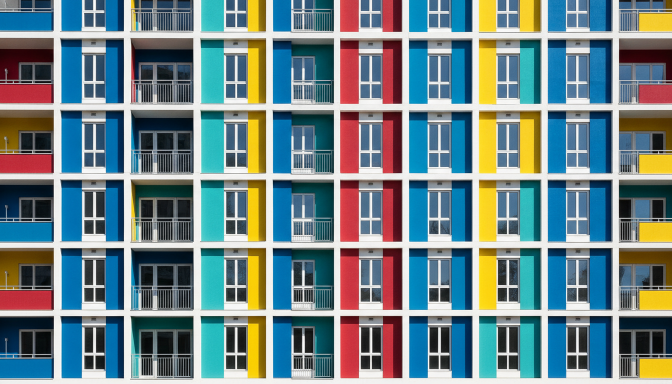
#> input picture demo_images/stmap_demos/arch_base.png, 1344 x 768 px, found by its file name (shown at 1/2 size)
$ python stmap_demos.py
#> lines starting #> are read from the running program, lines starting #| are printed output that depends on the picture; after the words box and inside, x2 and y2 are one past the last pixel; in counts of white or black regions, pixels touching at a corner belong together
"""ST-map generator demos for the flame-pixel-expression library.

For each stmap_generators setup: build the UV map with the setup's exact GLSL math
(bottom-up y, centre = image middle, per the node), then apply it the way Flame's
STMap node would (bilinear resample of the source at (U*W, V*H)). CoC tools use the
AOV EXR's real depth pass. Outputs land in demo_images/stmap_demos/.
Note: heat_haze/glitch use an equivalent (not bit-identical) value-noise/hash — the
GLSL hash constants differ, the structure (lattice, octaves, ranges) matches.
"""
import os
import numpy as np
import OpenEXR
from PIL import Image, ImageDraw, ImageFont

SCRATCH = ("/private/tmp/claude-509/-Volumes-Flame-Archive-AI-Projects-claude-projects-"
           "flame-flame-pixel-expression/3cdbe482-5db9-40b4-997e-c0b7e1ab9faa/scratchpad")
OUT = "demo_images/stmap_demos"
os.makedirs(OUT, exist_ok=True)

# ---- source image, bottom-up orientation (y = 0 at the bottom, like the node) ----
photo = np.asarray(Image.open(f"{SCRATCH}/arch_base.png").convert("RGB")).astype(np.float64) / 255.0
photo = photo[::-1]
H, W = photo.shape[:2]
#> H = 768; W = 1344
ys, xs = np.mgrid[0:H, 0:W].astype(np.float64)
CX, CY = W / 2.0, H / 2.0          # centre defaults to the image middle (PR245)
#> CX = 672; CY = 384

def save(name, img_bu):
    Image.fromarray((np.clip(img_bu[::-1], 0, 1) * 255).astype(np.uint8)).save(f"{OUT}/{name}.png")

def warp(src, U, V):
    """Flame STMap: sample src at (U,V) in 0..1, bilinear, clamped borders."""
    sh, sw = src.shape[:2]
    px = np.clip(U * sw - 0.5, 0, sw - 1.001)
    py = np.clip(V * sh - 0.5, 0, sh - 1.001)
    x0 = np.floor(px).astype(int); y0 = np.floor(py).astype(int)
    fx = (px - x0)[..., None]; fy = (py - y0)[..., None]
    c00 = src[y0, x0]; c10 = src[y0, x0 + 1]; c01 = src[y0 + 1, x0]; c11 = src[y0 + 1, x0 + 1]
    return (c00 * (1 - fx) + c10 * fx) * (1 - fy) + (c01 * (1 - fx) + c11 * fx) * fy

def map_img(U, V, B=None):
    return np.stack([U, V, B if B is not None else np.zeros_like(U)], -1)

results = {}   # name -> (map image, result image)

# ---- uv_test_chart (gridN 10, lineW 0.002) — the library's own test source --------
uvx, uvy = (xs + 0.5) / W, (ys + 0.5) / H
grid = np.clip((np.modf(uvx * 10.0)[0] > 0.97) + (np.modf(uvy * 10.0)[0] > 0.97), 0, 1)
chart = np.stack([uvx, uvy, np.full_like(uvx, 0.5)], -1)
chart = chart * (1 - grid[..., None]) + grid[..., None]
cross = np.clip((np.abs(uvx - 0.5) < 0.002) + (np.abs(uvy - 0.5) < 0.002), 0, 1)
chart = chart * (1 - cross[..., None]) + cross[..., None] * np.array([1.0, 0.2, 0.2])
save("uv_test_chart", chart)

# ---- stmap (identity) -------------------------------------------------------------
U, V = (xs + 0.5) / W, (ys + 0.5) / H
results["stmap (identity)"] = (map_img(U, V), warp(photo, U, V))
#> in map_img, `return np.stack([U, V, B if B is not None else np.zeros_like(U)], -1)`:
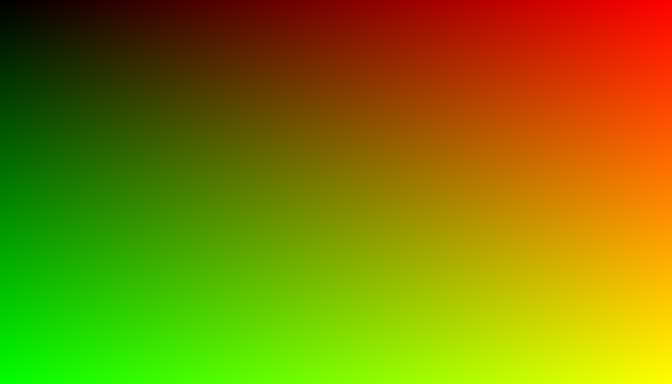
#> returned value: shape (768, 1344, 3) float64 (shown at 1/2 size); mean of channels 0, 1, 2 0.5, 0.5, 0; drawn as R, G, B
#> in warp, `sh, sw = src.shape[:2]`: sh = 768; sw = 1344
#> in warp, `y0 = np.floor(py).astype(int)`:
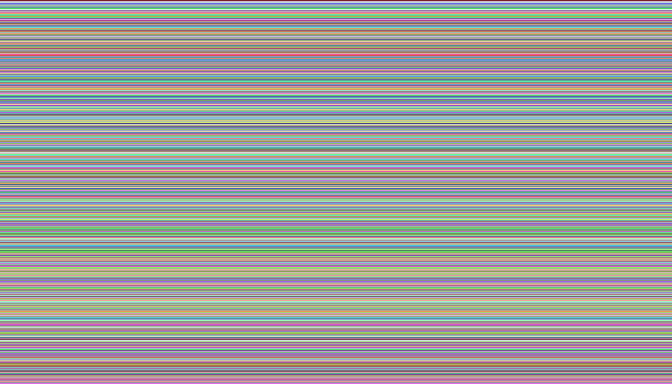
#> y0: shape (768, 1344) int64 (shown at 1/2 size); 767 distinct labels, from 0 to 766; one colour per label, 0 black
#> in warp, `fy = (py - y0)[..., None]`:
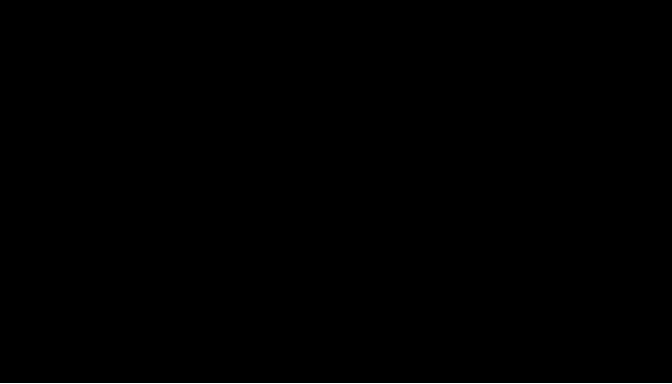
#> fy: shape (768, 1344, 1) float64 (shown at 1/2 size); values 0 (black) and 0.999 (white), 0.13% white in thin lines or dots, all inside (x1, y1, x2, y2) = (0, 767, 1344, 768)

# ---- polar_to_cartesian (twist 0, zoom 1) -----------------------------------------
nx = ((xs + 0.5 - CX) / W) * 2.0
ny = ((ys + 0.5 - CY) / H) * 2.0 * (H / W)
U = np.modf((np.arctan2(ny, nx)) / (2 * np.pi) + 1.0)[0]
V = np.clip(np.hypot(nx, ny) / 1.0, 0, 1)
results["polar_to_cartesian"] = (map_img(U, V), warp(photo, U, V))

# ---- kaleidoscope_map (segments 6, rot 0) -----------------------------------------
nx = (xs + 0.5 - CX) / W
ny = ((ys + 0.5 - CY) / H) * (H / W)
rad = np.hypot(nx, ny)
seg = 6.0
fa = np.abs(np.mod(np.arctan2(ny, nx), 2 * np.pi / seg) - np.pi / seg)
U = CX / W + np.cos(fa) * rad
V = CY / H + np.sin(fa) * rad * (W / H)
results["kaleidoscope_map (segments 6)"] = (map_img(U, V), warp(photo, U, V))
#> in warp (call 3), `py = np.clip(V * sh - 0.5, 0, sh - 1.001)`:
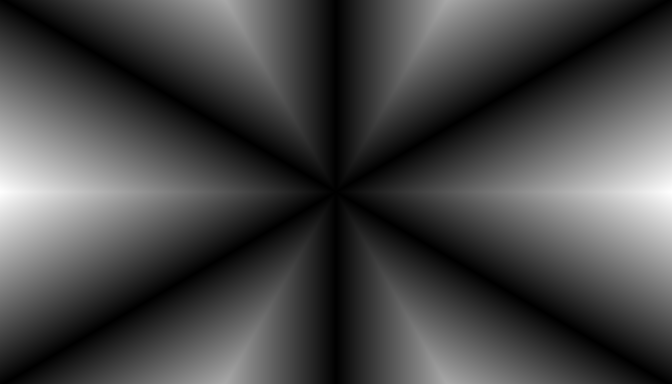
#> py: shape (768, 1344) float64 (shown at 1/2 size); min 383.5, max 718.8, mean 476.7; drawn with min black and max white
#> in warp (call 3), `fy = (py - y0)[..., None]`:
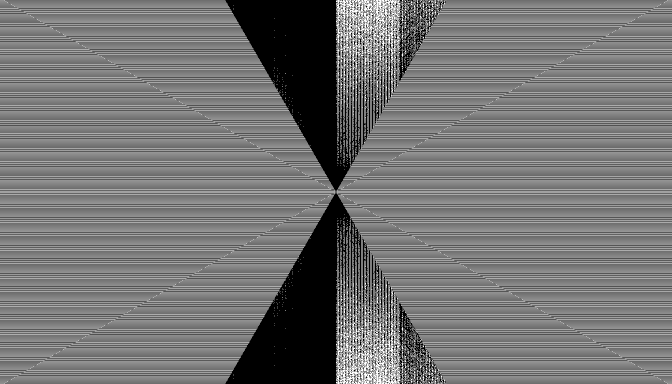
#> fy: shape (768, 1344, 1) float64 (shown at 1/2 size); min 0, max 1, mean 0.456
#> in warp (call 3), `return (c00 * (1 - fx) + c10 * fx) * (1 - fy) + (c01 * (1 - fx) + c11 ..`:
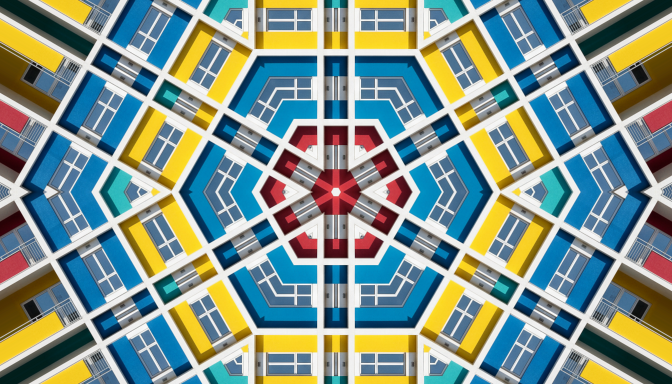
#> returned value: shape (768, 1344, 3) float64 (shown at 1/2 size); mean of channels 0, 1, 2 0.506, 0.579, 0.546; drawn as R, G, B
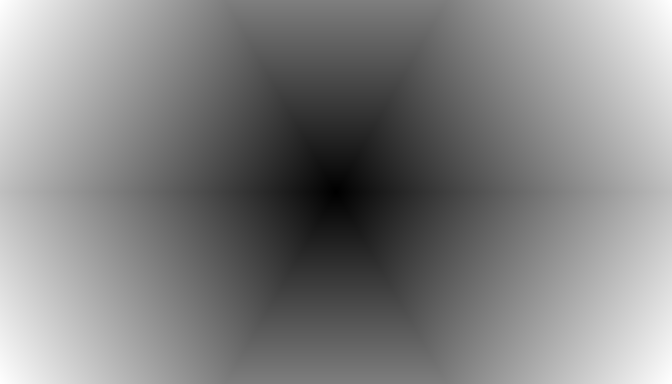
#> U: shape (768, 1344) float64 (shown at 1/2 size); min 0.501, max 1.08, mean 0.796; drawn with min black and max white

# ---- lens_distort_map (k1 0.25) — on the chart: straight lines curve --------------
nx = ((xs + 0.5 - CX) / W) * 2.0
ny = ((ys + 0.5 - CY) / H) * 2.0 * (H / W)
r2 = nx * nx + ny * ny
fD = 1.0 + 0.25 * r2
U = CX / W + nx * fD / 1.0 * 0.5
V = CY / H + ny * fD * 0.5 * (W / H)
results["lens_distort_map (k1 0.25)"] = (map_img(U, V), warp(chart, U, V))

# ---- chromatic_aberration_map (amount 0.03) — documented 3-instance workflow ------
amt = 0.03
ca = np.zeros_like(photo)
for chan, a in ((0, amt), (1, 0.0), (2, -amt)):
    U = CX / W + nx * (1.0 + a) * 0.5
    V = CY / H + ny * (1.0 + a) * 0.5 * (W / H)
    ca[..., chan] = warp(photo[..., chan:chan + 1], U, V)[..., 0]
Ur = CX / W + nx * (1.0 + amt) * 0.5
Vr = CY / H + ny * (1.0 + amt) * 0.5 * (W / H)
results["chromatic_aberration_map (0.03)"] = (map_img(Ur, Vr, np.hypot(nx, ny) * amt), ca)

# ---- heat_haze_map (scale 120, amp 0.02) — equivalent value-noise FBM -------------
def vnoise(px, py, seed=0.0):
    ix, iy = np.floor(px), np.floor(py)
    fx, fy = px - ix, py - iy
    u = fx * fx * (3 - 2 * fx); v = fy * fy * (3 - 2 * fy)
    def h(a, b):
        n = np.sin(a * 127.1 + b * 311.7 + seed * 74.7) * 43758.5453
        return n - np.floor(n)
    return ((h(ix, iy) * (1 - u) + h(ix + 1, iy) * u) * (1 - v)
            + (h(ix, iy + 1) * (1 - u) + h(ix + 1, iy + 1) * u) * v)

scale, amp = 120.0, 0.02
nA = sum(vnoise(xs / scale * 2 ** o, ys / scale * 2 ** o) * 0.5 ** (o + 1) for o in range(3)) / sum(0.5 ** (o + 1) for o in range(3))
nB = vnoise(xs / scale + 5.2, ys / scale + 1.7)
U = (xs + 0.5) / W + (nA - 0.5) * amp
V = (ys + 0.5) / H + (nB - 0.5) * amp
results["heat_haze_map (amp 0.02)"] = (map_img(U, V), warp(photo, U, V))

# ---- glitch_block_map (blockSize 64, corruption 0.6) ------------------------------
bx, by = np.floor(xs / 64.0), np.floor(ys / 64.0)
def h2(a, b, k):
    n = np.sin(a * 12.9898 + b * 78.233 + k) * 43758.5453
    return n - np.floor(n)
corr = 0.6
U = (xs + 0.5) / W + (h2(bx, by, 0.0) - 0.5) * corr * 0.2
V = (ys + 0.5) / H + (h2(bx, by, 7.0) - 0.5) * corr * 0.05
results["glitch_block_map (corruption 0.6)"] = (map_img(U, V), warp(photo, U, V))

# ---- uv_transform (zoom 1.5, panX 0.1) --------------------------------------------
U = 0.5 + ((xs + 0.5) / W - 0.5) / 1.5 - 0.1
V = 0.5 + ((ys + 0.5) / H - 0.5) / 1.5 - 0.0
results["uv_transform (zoom 1.5, panX 0.1)"] = (map_img(U, V), warp(photo, U, V))

# ---- anamorphic_unsqueeze (squeeze 2) — build a squeezed source first -------------
sq = np.full_like(photo, 0.18)
xsq = np.clip(((xs - CX) * 2.0 + CX), 0, W - 1.001)      # squeeze photo 2:1 about centre
x0 = np.floor(xsq).astype(int); fx = (xsq - x0)[..., None]
inside = np.abs(xs - CX) < W / 4.0
sq_s = photo[ys.astype(int), x0] * (1 - fx) + photo[ys.astype(int), np.minimum(x0 + 1, W - 1)] * fx
sq = np.where(inside[..., None], sq_s, sq)
save("anamorphic_squeezed_source", sq)
U = 0.5 + ((xs + 0.5) / W - 0.5) / 2.0
V = (ys + 0.5) / H
results["anamorphic_unsqueeze (squeeze 2)"] = (map_img(U, V), warp(sq, U, V))

# ---- CoC tools: real depth from the AOV EXR ---------------------------------------
#> (the run stopped early here; a loop or call above may not have finished)

$ run again, with demo_images/stmap_demos/anamorphic_squeezed_source.png copied over demo_images/stmap_demos/arch_base.png
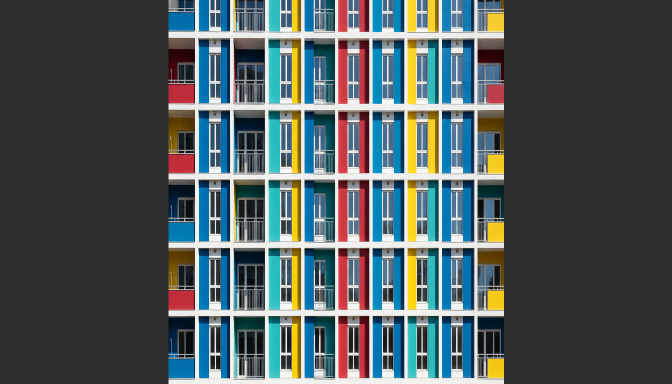
#> input picture demo_images/stmap_demos/anamorphic_squeezed_source.png, 1344 x 768 px, found by its file name (shown at 1/2 size)
#> `photo = photo[::-1]`:
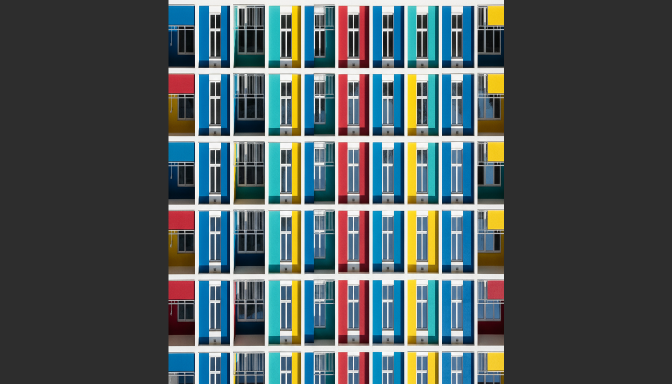
#> photo: shape (768, 1344, 3) float64 (shown at 1/2 size); mean R, G, B 0.308, 0.348, 0.354
#> sh = 768; sw = 1344
#> y0: shape (768, 1344) int64; 767 distinct labels, from 0 to 766
#> fy: shape (768, 1344, 1) float64; values 0 (black) and 0.999 (white), 0.13% white in thin lines or dots, all inside (x1, y1, x2, y2) = (0, 767, 1344, 768)
#> in warp (call 3), `return (c00 * (1 - fx) + c10 * fx) * (1 - fy) + (c01 * (1 - fx) + c11 ..`:
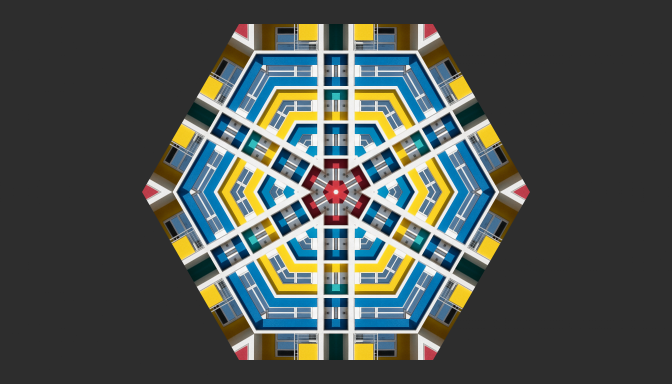
#> returned value: shape (768, 1344, 3) float64 (shown at 1/2 size); mean of channels 0, 1, 2 0.298, 0.322, 0.308; drawn as R, G, B

$ run again, with demo_images/stmap_demos/anamorphic_unsqueeze_map.png copied over demo_images/stmap_demos/arch_base.png
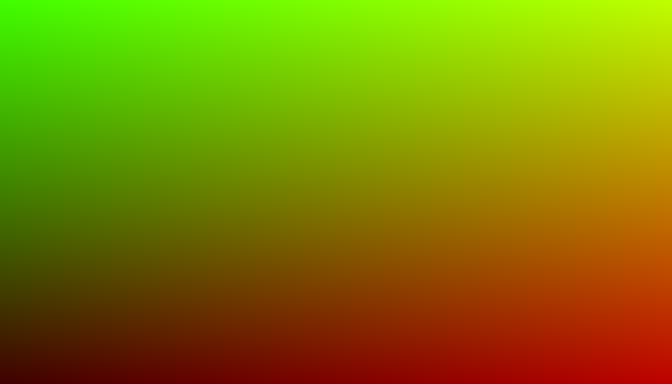
#> input picture demo_images/stmap_demos/anamorphic_unsqueeze_map.png, 1344 x 768 px, found by its file name (shown at 1/2 size)
#> `photo = photo[::-1]`:
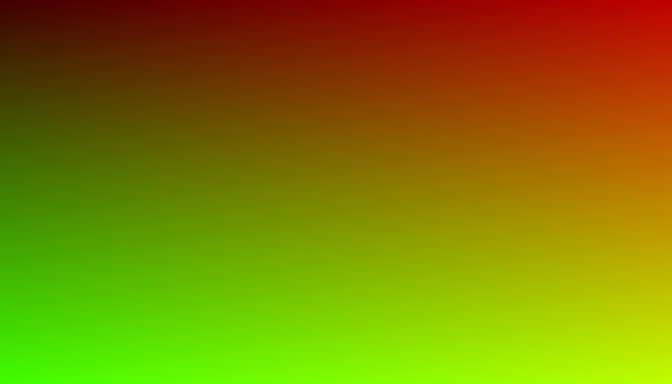
#> photo: shape (768, 1344, 3) float64 (shown at 1/2 size); mean R, G, B 0.498, 0.498, 0
#> sh = 768; sw = 1344
#> y0: shape (768, 1344) int64; 767 distinct labels, from 0 to 766
#> fy: shape (768, 1344, 1) float64; values 0 (black) and 0.999 (white), 0.13% white in thin lines or dots, all inside (x1, y1, x2, y2) = (0, 767, 1344, 768)
#> in warp (call 3), `c00 = src[y0, x0]`:
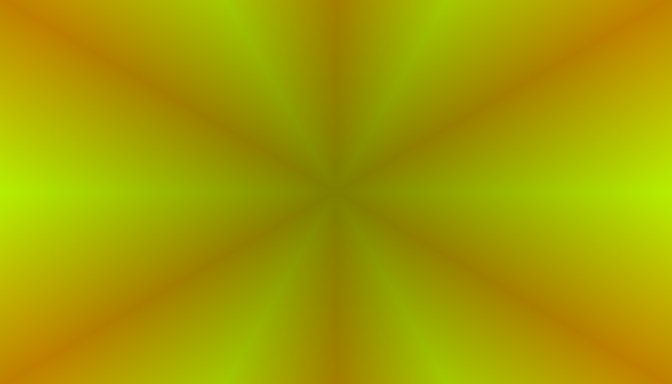
#> c00: shape (768, 1344, 3) float64 (shown at 1/2 size); mean R, G, B 0.645, 0.618, 0
